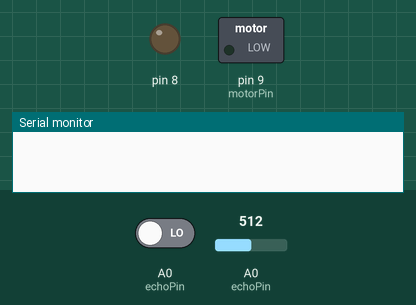
Recording of a sketch running on a simulated Arduino Uno, built with avr-gcc and run on an emulated ATmega328P. On the bench: switched loads named in the sketch (green lamp = pin HIGH), output pins drawn as LEDs (lit = HIGH), the last lines printed to the serial monitor. The inputs (shaded band) are chosen by the test bench; at power-on: A0 (echoPin) LOW, A0 (echoPin) = 512.

Above: at 0.1 s.
At 38.1 s:
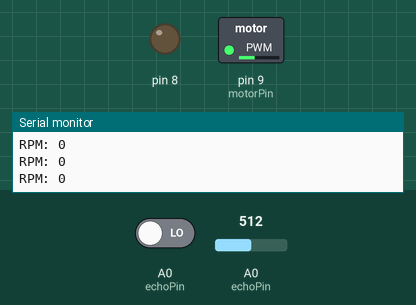
Timing chart, 0 to 39.6 s (numbered marks = the images above):
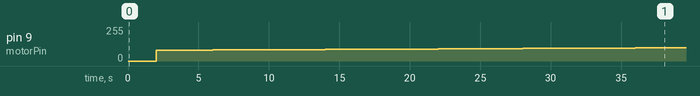

Measured:
- by itself, pin 9 (motorPin): moves from 0/255 to 99/255 over 36.0 s

The sketch:

Stirring__2_.ino
```cpp
#define SLAVE_ADDR 8
#include <Wire.h>
#include <string.h>

const int motorPin = 9;
const int echoPin =A0;
float rps;
int rpm;
float time1;
float time2;
int user = 80;
double range = 1350;
char* endPointer;

void setup()
{
  pinMode(motorPin, OUTPUT);
  pinMode(echoPin, INPUT);
  Serial.begin(9600);

  pinMode(A0, INPUT);
  pinMode(8, OUTPUT);

  Wire.begin(SLAVE_ADDR);
  Wire.onRequest(requestEvent);
  Wire.onReceive(receiveEvent);
}

void requestEvent() {
  char sendRPM[4];
  dtostrf(rpm, 4, 0, sendRPM);
  Serial.println(sendRPM);
  Wire.write(sendRPM);

}

void receiveEvent(int howMany)
{
  char temp = "";
  while(Wire.available()) // loop through all but the last
  {
    char c = Wire.read(); // receive byte as a character
    temp += c;         // print the character
  }
  double temprange = strtod(temp, &endPointer);

  if (temprange !=  NULL) {
    range = temprange;
  }
}


void loop()
{
  time1 = pulseIn(echoPin, LOW);
  time2 = pulseIn(echoPin, HIGH);
  rps = 1000000/(2*(time1+time2));
  rpm = rps*60;

  int input = analogRead(echoPin);
  Serial.print("\nRPM: ");
  Serial.print(rpm);

  if (rpm > 1350){
    user--;
  }
  if (rpm < 650) {
    user++;
  }
  analogWrite(motorPin,user);
}
```
